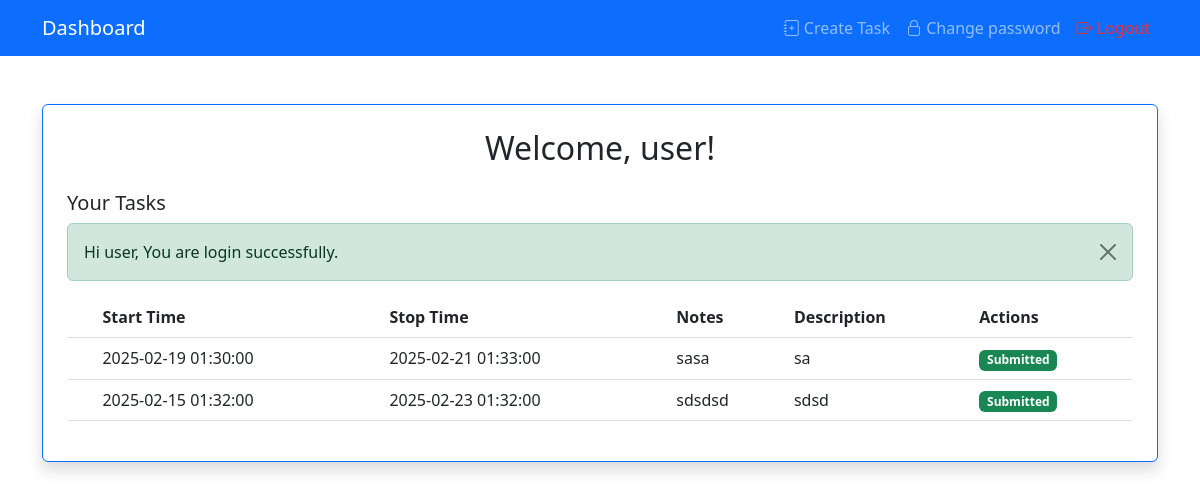
Screenshot of /index.php?route=dashboard (signed in) with the database file from the repository.
### tables this page shows
CREATE TABLE `tasks` (
  `id` int NOT NULL,
  `user_id` int NOT NULL,
  `start_time` datetime NOT NULL,
  `stop_time` datetime NOT NULL,
  `notes` text NOT NULL,
  `description` text NOT NULL,
  `created_at` timestamp NULL DEFAULT CURRENT_TIMESTAMP,
  `status` tinyint(1) NOT NULL DEFAULT '0' COMMENT '0=not submit,1= submit',
  `updated_at` timestamp NOT NULL DEFAULT CURRENT_TIMESTAMP
);

### index.php (called while the page is built)
<?php
require_once __DIR__ . '/helper/helper.php';
route_run($_REQUEST['route']??'login');
?>

### controller/dashboard.php (called while the page is built, shortened)
<?php
require_once __DIR__ . '/../config/db.php';
$user_id = $_SESSION['user']['user_id'];
$role_name = $_SESSION['user']['role_name'];
if ($role_name === "Admin") {
    $sql = "SELECT tasks.*, users.first_name, users.last_name
            FROM tasks
            JOIN users ON tasks.user_id = users.id
            WHERE tasks.status = 1
            ORDER BY tasks.start_time DESC";
    $tasks = $conn->query($sql);
} else {
    $sql = "SELECT * FROM tasks WHERE user_id = ?";
    $stmt = $conn->prepare($sql);
    $stmt->bind_param("i", $user_id);
    $stmt->execute();
    $tasks = $stmt->get_result();
}
?>

### view/user_dashboard.php (the view, shortened to what this page needs)
<form id="taskForm" method="POST">
<h5>Your Tasks</h5>
<div id="flashMessageContainer">
</div>
<?php if ($tasks->num_rows > 0) { ?>
    <table class="table">
        <thead>
            <tr>
                <th><input type="checkbox" id="selectAll"></th>
                <th>Start Time</th>
                <th>Stop Time</th>
                <th>Notes</th>
                <th>Description</th>
                <th>Actions</th>
            </tr>
        </thead>
        <tbody>
            <?php while ($row = $tasks->fetch_assoc()) { ?>
                <tr>
                    <td>
                    </td>
                    <td><?= $row['start_time'] ?></td>
                    <td><?= $row['stop_time'] ?></td>
                    <td title="<?= htmlspecialchars($row['notes']) ?>">
                        <?= substr($row['notes'], 0, 25) . (strlen($row['notes']) > 25 ? '...' : '') ?>
                    </td>
                    <td title="<?= htmlspecialchars($row['description']) ?>">
                        <?= substr($row['description'], 0, 25) . (strlen($row['description']) > 25 ? '...' : '') ?>
                    </td>
                    <td>
                        <?php if ($row['status'] !== 1) { ?>
                            <a href=" index.php?route=edit_task&id=<?= $row['id'] ?>" class="btn btn-warning btn-sm">Edit</a>
                            <a onclick="return confirm('Are you sure delete this task?')" href=" index.php?route=delete_task&id=<?= $row['id'] ?>" class="btn btn-danger btn-sm">Delete</a>
                        <?php } else { ?>
                            <span class="badge bg-success">Submitted</span>
                        <?php } ?>
                    </td>
                </tr>
            <?php } ?>
        </tbody>
    </table>
<?php } else { ?>
    <p class="text-center text-muted border border-secondary p-2">No tasks found</p>
<?php } ?>
</form>

### rows the page displays
tasks: start_time "2025-02-19 01:30:00", stop_time "2025-02-21 01:33:00", notes "sasa", description "sa", status "Submitted"
tasks: start_time "2025-02-15 01:32:00", stop_time "2025-02-23 01:32:00", notes "sdsdsd", description "sdsd", status "Submitted"

### other values shown
$first_name "user"
$_SESSION['flash_msg']['msg'] "Hi user, You are login successfully."
